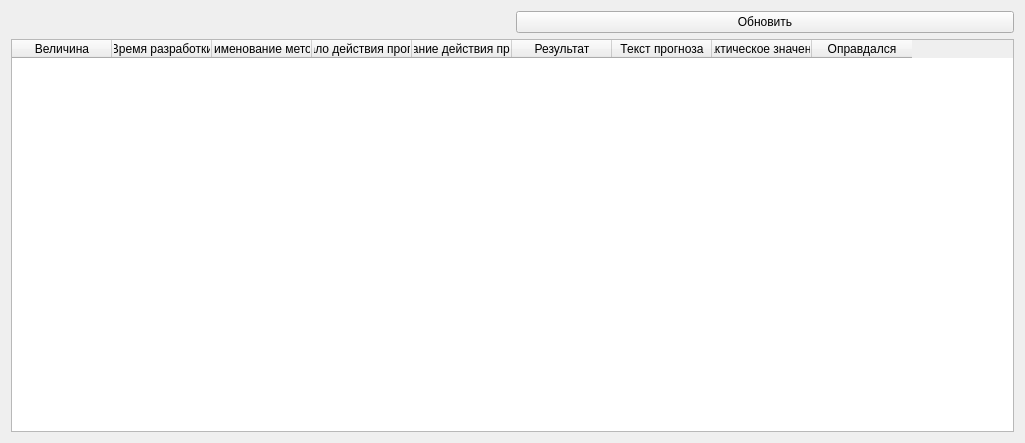
<?xml version="1.0" encoding="UTF-8"?>
<ui version="4.0">
 <class>ForecastResultWidget</class>
 <widget class="QWidget" name="ForecastResultWidget">
  <property name="geometry">
   <rect>
    <x>0</x>
    <y>0</y>
    <width>1025</width>
    <height>443</height>
   </rect>
  </property>
  <property name="sizePolicy">
   <sizepolicy hsizetype="Preferred" vsizetype="Fixed">
    <horstretch>0</horstretch>
    <verstretch>0</verstretch>
   </sizepolicy>
  </property>
  <property name="windowTitle">
   <string>ForecastWidget</string>
  </property>
  <layout class="QGridLayout" name="gridLayout">
   <item row="0" column="0">
    <layout class="QHBoxLayout" name="horizontalLayout">
     <item>
      <widget class="DateIntervalEdit" name="dateIntervalEdit">
       <property name="isHorisontal" stdset="0">
        <bool>true</bool>
       </property>
      </widget>
     </item>
     <item>
      <widget class="QPushButton" name="resetBtn">
       <property name="text">
        <string>Обновить</string>
       </property>
      </widget>
     </item>
    </layout>
   </item>
   <item row="1" column="0">
    <widget class="QTableWidget" name="frcstTypeTree">
     <property name="showDropIndicator" stdset="0">
      <bool>false</bool>
     </property>
     <column>
      <property name="text">
       <string>Величина</string>
      </property>
     </column>
     <column>
      <property name="text">
       <string>Время разработки</string>
      </property>
     </column>
     <column>
      <property name="text">
       <string>Наименование метода</string>
      </property>
     </column>
     <column>
      <property name="text">
       <string>Начало действия прогноза</string>
      </property>
     </column>
     <column>
      <property name="text">
       <string>Окончание действия прогноза</string>
      </property>
     </column>
     <column>
      <property name="text">
       <string>Результат</string>
      </property>
     </column>
     <column>
      <property name="text">
       <string>Текст прогноза</string>
      </property>
     </column>
     <column>
      <property name="text">
       <string>Фактическое значение</string>
      </property>
     </column>
     <column>
      <property name="text">
       <string>Оправдался</string>
      </property>
     </column>
    </widget>
   </item>
  </layout>
 </widget>
 <layoutdefault spacing="6" margin="11"/>
 <customwidgets>
  <customwidget>
   <class>DateIntervalEdit</class>
   <extends>QWidget</extends>
   <header location="global">meteo/commons/ui/custom/intervaledit.h</header>
  </customwidget>
 </customwidgets>
 <resources/>
 <connections/>
</ui>
